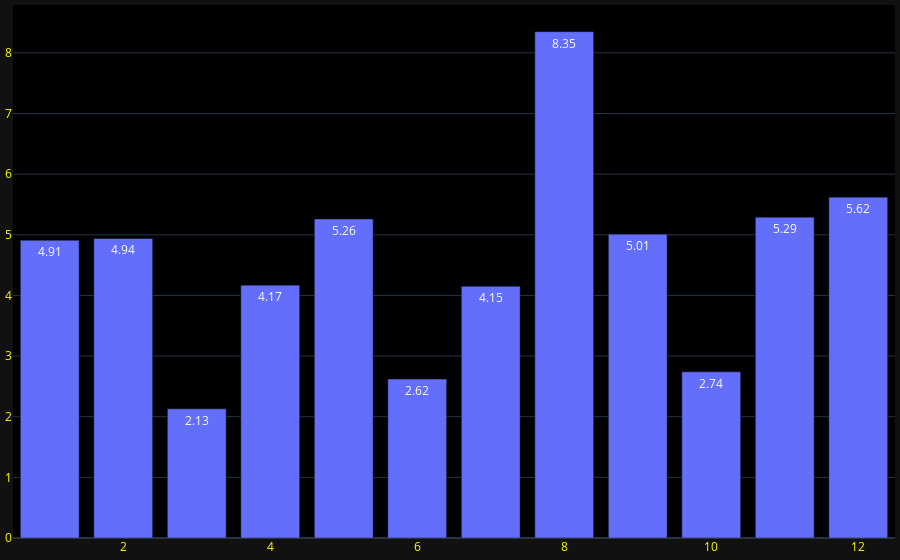

The code cell stored with this chart in its notebook:
### Markdown cell above
## Mưa nhiều nhất vào tháng nào trong năm ?

### Code cell
year = df[df.index.year == 2020]
monthly = year.resample('M').sum()
fig = px.bar(x = monthly.index.month, y=monthly['prcp'],
            text_auto=True,
            labels={
                "x": "",
                "y": ""
                })
fig.update_layout(
    barmode='overlay',
    title_font_color="red",
    font_color="yellow",
    showlegend = False,
    plot_bgcolor='black'
)
fig.update_layout(yaxis_title=None, xaxis_title=None, margin=dict(l=5, r=5, t=5, b=5))
fig.show()

### Figure 1 — Plotly figure (JSON) as saved in the notebook; plotly's stock layout.template omitted (floating-point values rounded to 4 significant figures)
{"data": [{"alignmentgroup": "True", "hovertemplate": "=%{y}<extra></extra>", "legendgroup": "", "marker": {"color": "#636efa", "pattern": {"shape": ""}}, "name": "", "offsetgroup": "", "orientation": "v", "showlegend": false, "textposition": "auto", "texttemplate": "%{y}", "type": "bar", "x": [1, 2, 3, 4, 5, 6, 7, 8, 9, 10, 11, 12], "xaxis": "x", "y": [4.91, 4.94, 2.13, 4.17, 5.26, 2.62, 4.15, 8.35, 5.01, 2.74, 5.29, 5.62], "yaxis": "y"}], "layout": {"autosize": true, "barmode": "overlay", "font": {"color": "yellow"}, "legend": {"tracegroupgap": 0}, "margin": {"b": 5, "l": 5, "r": 5, "t": 5}, "plot_bgcolor": "black", "showlegend": false, "title": {"font": {"color": "red"}}, "xaxis": {"anchor": "y", "autorange": true, "domain": [0, 1], "range": [0.5, 12.5], "title": {}, "type": "linear"}, "yaxis": {"anchor": "x", "autorange": true, "domain": [0, 1], "range": [0, 8.789], "title": {}, "type": "linear"}}}
